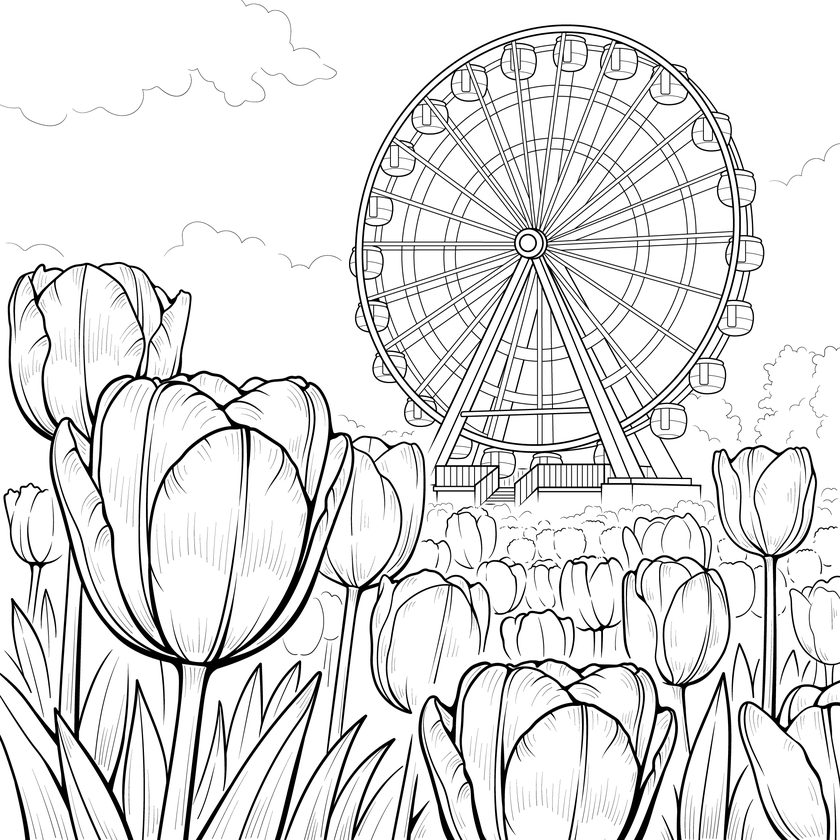
#> input picture examples/input/002c66bddebfec777e2835d2529bad8c.png, 840 x 840 px, shrunk from 2048 x 2048 before the run
$ python -i svg_postprocess.py   (imports and definitions only)
#> lines starting #> are read from the running program, lines starting #| are printed output that depends on the picture; after the words box and inside, x2 and y2 are one past the last pixel; in counts of white or black regions, pixels touching at a corner belong together
"""Frozen v0.3.6 mask-aware SVG small-hole post-processing."""

from __future__ import annotations

from collections import Counter
import heapq
from pathlib import Path

import cv2
import numpy as np
from PIL import Image


MAX_VISIBLE_HOLE_AREA_PX = 10
MAX_CORRIDOR_CUT_PIXELS = 3
SEARCH_RADII = (8, 16, 32, 64)
NEIGHBOURS_8 = (
    (-1, -1), (-1, 0), (-1, 1),
    (0, -1), (0, 1),
    (1, -1), (1, 0), (1, 1),
)


def rendered_foreground(path: Path) -> np.ndarray:
    """Composite on white and apply the frozen grayscale < 128 rule."""
    with Image.open(path) as source:
#> source is the input picture: PIL image 840x840 RGB; min 0, max 255, mean 226.5
        rgba = source.convert("RGBA")
        white = Image.new("RGBA", rgba.size, "white")
#> white: PIL image 840x840 RGBA; every value is 255
        white.alpha_composite(rgba)
        rgb = np.asarray(white.convert("RGB"), dtype=np.uint8)
    return cv2.cvtColor(rgb, cv2.COLOR_RGB2GRAY) < 128
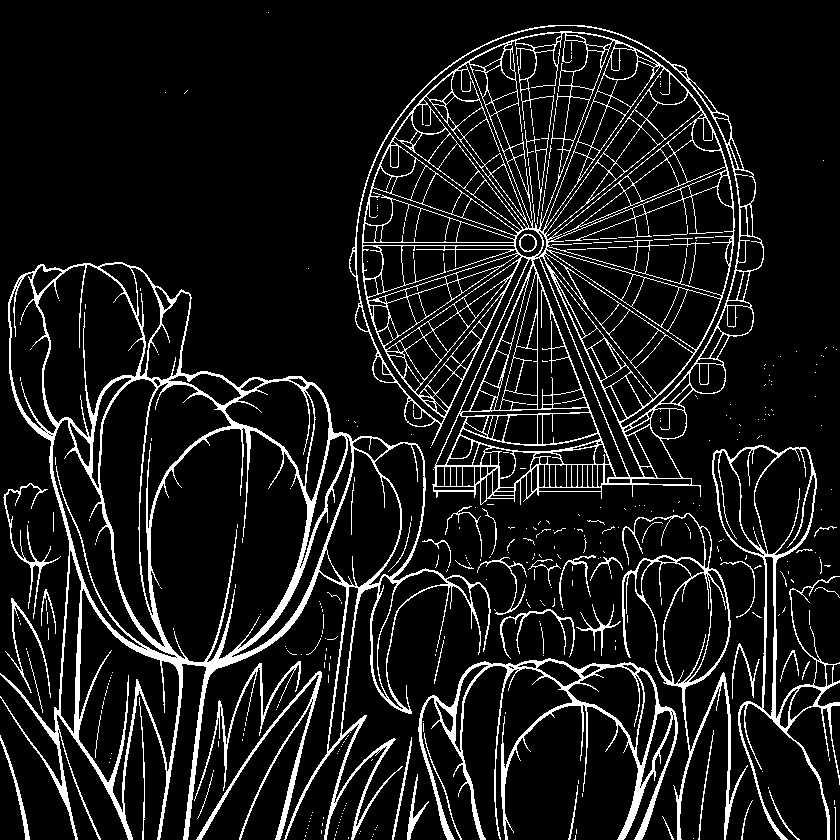
#> returned value: shape (840, 840) bool; 10.4% white in thin lines or dots


# [231 lines left out: functions _background_components, _small_holes, _shortest_safe_corridor, _pixel_run_path, _write_candidate_svg, repair_svg, not called in this run]

>>> result = rendered_foreground('../examples/input/002c66bddebfec777e2835d2529bad8c.png')

$ run again, on examples/input/05cc5c9bdf63835c775d68697c5d848e.png
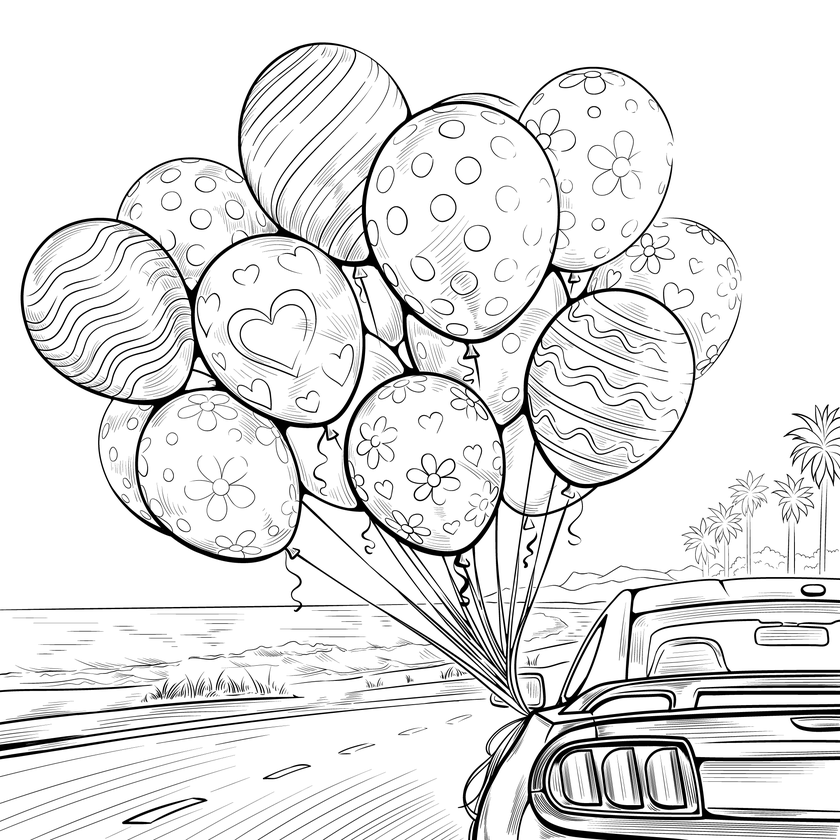
#> input picture examples/input/05cc5c9bdf63835c775d68697c5d848e.png, 840 x 840 px, shrunk from 2048 x 2048 before the run
#> in rendered_foreground, source is the input picture: PIL image 840x840 RGB; min 0, max 255, mean 228.3
#> white: PIL image 840x840 RGBA; every value is 255
#> in rendered_foreground, `return cv2.cvtColor(rgb, cv2.COLOR_RGB2GRAY) < 128`:
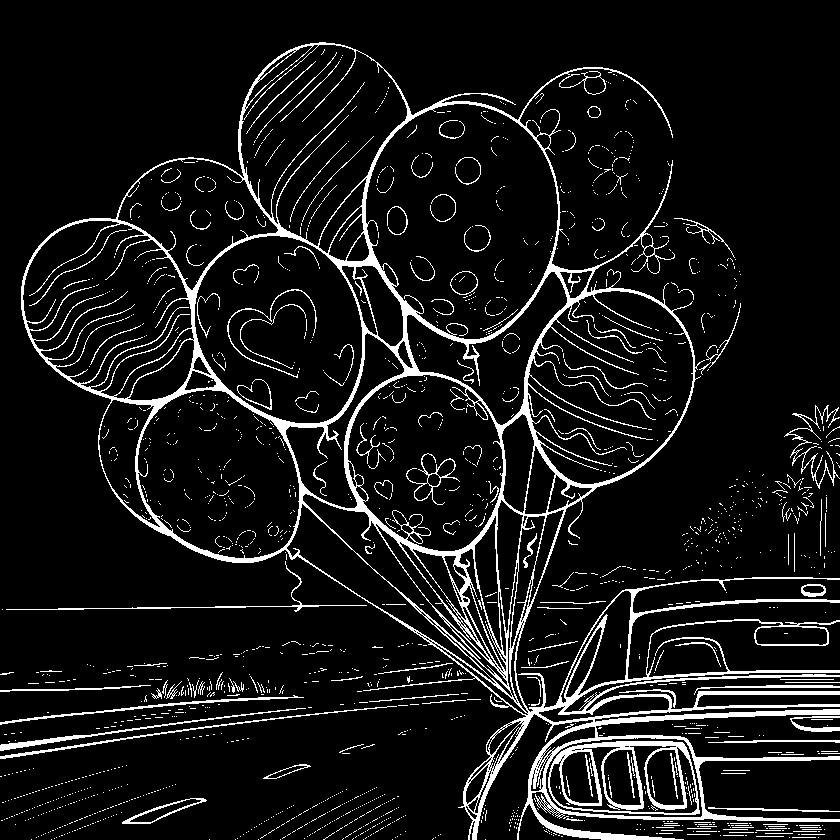
#> returned value: shape (840, 840) bool; 8.9% white; 1816 white regions (1663 under 20 px), largest, box (x1, y1, x2, y2) and area: (21, 42, 840, 840) 41600, (548, 741, 700, 815) 2799, (0, 708, 306, 751) 801

$ run again, on examples/input/091b98d5b674d12417e0a63b09c97448.png
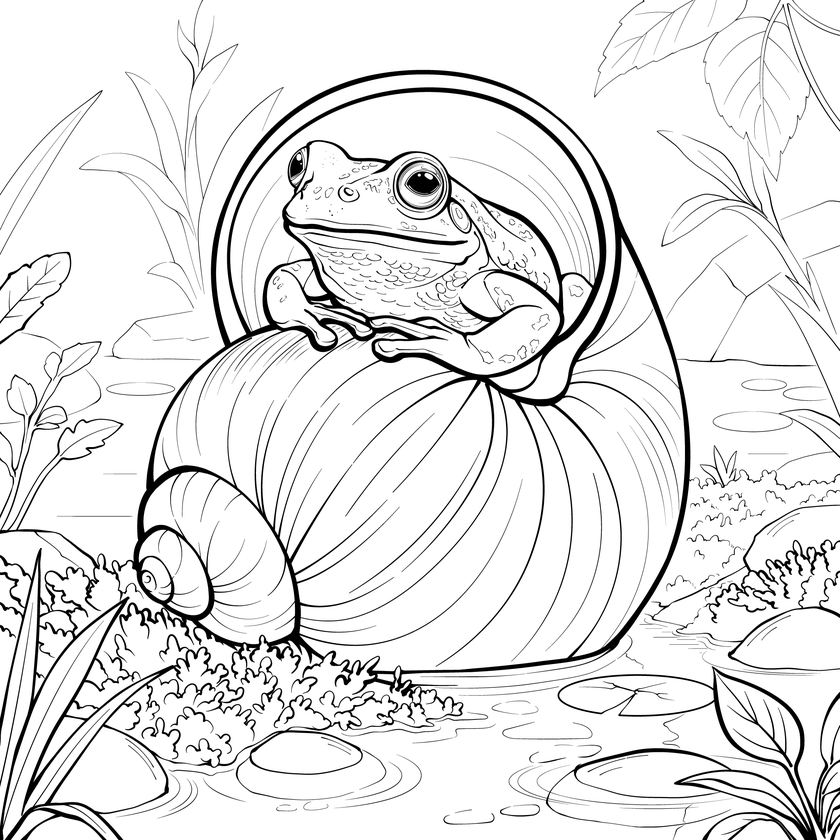
#> input picture examples/input/091b98d5b674d12417e0a63b09c97448.png, 840 x 840 px, shrunk from 2048 x 2048 before the run
#> in rendered_foreground, source is the input picture: PIL image 840x840 RGB; min 0, max 255, mean 230.7
#> white: PIL image 840x840 RGBA; every value is 255
#> in rendered_foreground, `return cv2.cvtColor(rgb, cv2.COLOR_RGB2GRAY) < 128`:
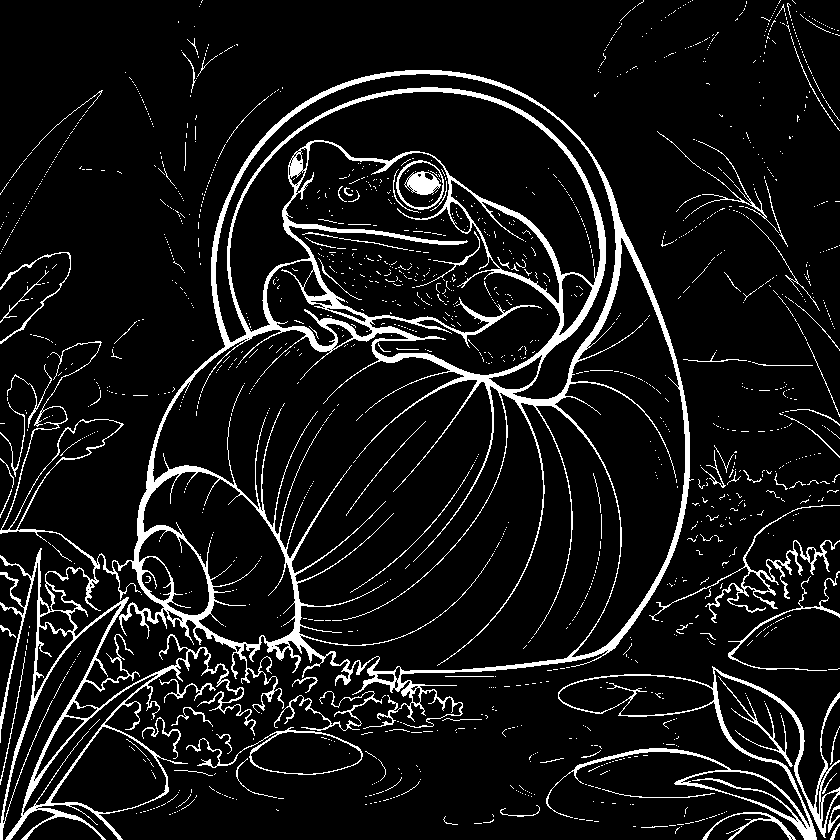
#> returned value: shape (840, 840) bool; 8.8% white; 1502 white regions (1406 under 20 px), largest, box (x1, y1, x2, y2) and area: (0, 70, 694, 840) 42273, (546, 666, 840, 840) 4594, (649, 505, 840, 623) 1617
